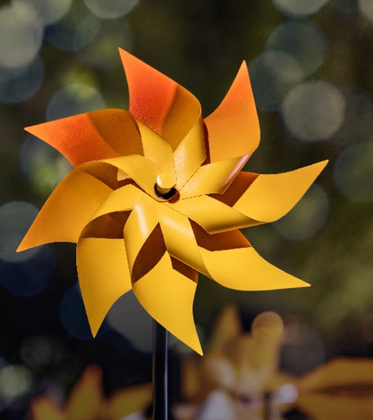
%> input picture canny_edge_detector/test_another_img.png, 373 x 420 px, shrunk from 952 x 1073 before the run
$ octave fifth.m   (GNU Octave 9; MATLAB toolbox functions it lacks are replaced by stand-ins)
%> lines starting %> are read from the running program, lines starting %| are printed output that depends on the picture; in (x1, y1, x2, y2) boxes, pixels count from 0 and x2, y2 are one past the last pixel; in counts of white or black regions, pixels touching at a corner belong together; the program's own positions count from 1

org_im = imread('test_another_img.png');
%> org_im is the input picture: size 420x373x3 uint8; mean R, G, B 103.6, 76.6, 35.3

if size(org_im, 3) == 3
    im = rgb2gray(org_im);
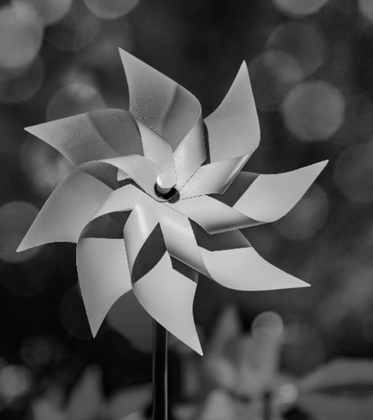
%> im: size 420x373 uint8; min 1, max 246, mean 80
end

K = 9;
sigma = 1;

h = fspecial('gaussian', K, sigma);

smoothed_im = conv2(double(im), double(h), 'same');

[Gx, Gy] = gradient(smoothed_im);
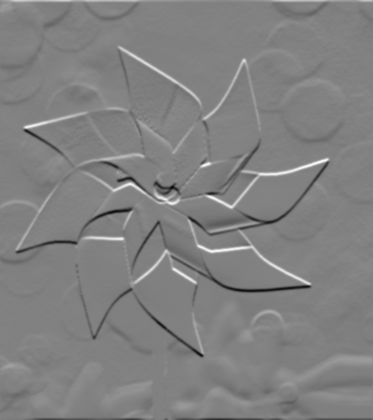
%> Gy: size 420x373 double; min -50.66, max 49.22, mean 0; drawn with min black and max white

mag = sqrt(Gx.^2 + Gy.^2);
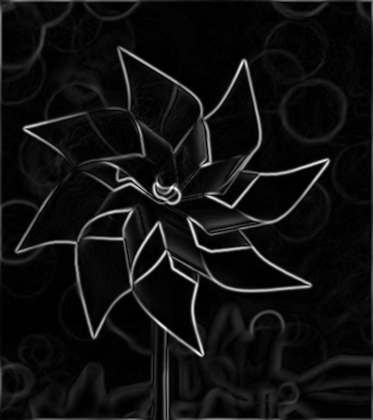
%> mag: size 420x373 double; min 0.0014, max 57.67, mean 3.8; drawn with min black and max white
ang = atan2(Gy, Gx);
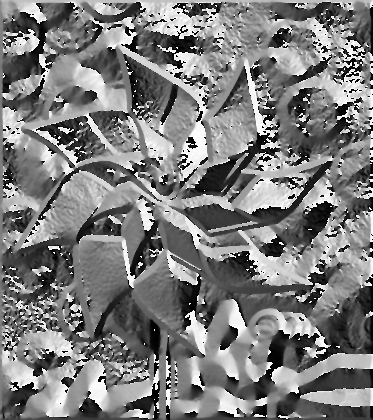
%> ang: size 420x373 double; min -3.14, max 3.14, mean -0.0648; drawn with min black and max white

ang(ang < 0) = ang(ang < 0) + 2*pi;
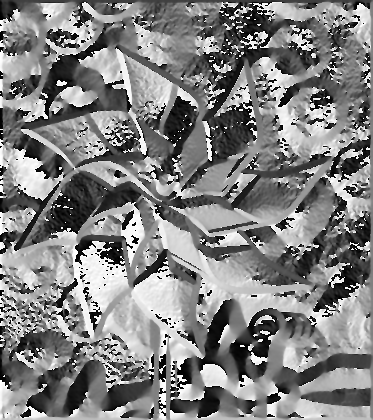
%> ang: size 420x373 double; min 3.29e-05, max 6.28, mean 3.2; drawn with min black and max white

suppressed = zeros(size(mag));
for i = 2:size(mag, 1)-1
    for j = 2:size(mag, 2)-1
        theta = ang(i,j);
        if (theta < -7*pi/8) || (theta >= 7*pi/8) || (-pi/8 <= theta && theta < pi/8)
            r1 = i;
            c1 = j+1;
            r2 = i;
            c2 = j-1;
        elseif (theta >= -5*pi/8 && theta < -3*pi/8) || (theta >= 3*pi/8 && theta < 5*pi/8)
            r1 = i-1;
            c1 = j+1;
            r2 = i+1;
            c2 = j-1;
        elseif (theta >= -3*pi/8 && theta < -pi/8) || (theta >= 5*pi/8 && theta < 7*pi/8)
            r1 = i-1;
            c1 = j;
            r2 = i+1;
            c2 = j;
        elseif (theta >= -7*pi/8 && theta < -5*pi/8) || (theta >= 1*pi/8 && theta < 3*pi/8)
            r1 = i-1;
            c1 = j-1;
            r2 = i+1;
            c2 = j+1;
        end

        if (mag(i,j) > mag(r1,c1) && mag(i,j) > mag(r2,c2))
            suppressed(i,j) = mag(i,j);
        end
    end
end
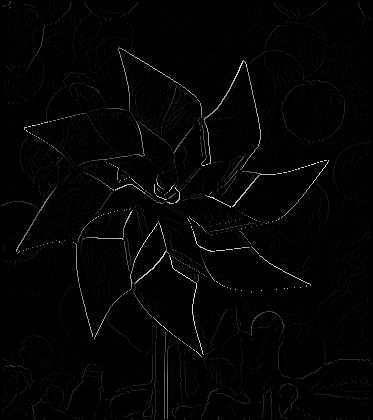
%> suppressed: size 420x373 double; min 0, max 57.67, mean 0.9; drawn with min black and max white
%> after the loop, c1 = 373; c2 = 371; r1 = 419; r2 = 419

low_thresh = 10;
high_thresh = 20;

edges = zeros(size(suppressed));
edges(suppressed >= high_thresh) = 1;
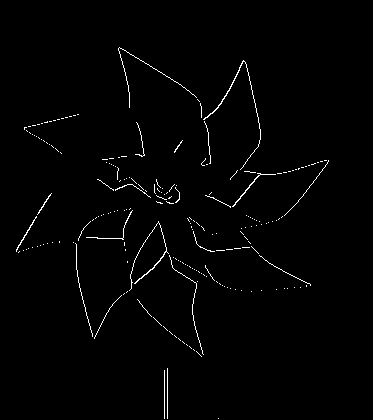
%> edges: size 420x373 double; values 0 (black) and 1 (white), 1.3% white in thin lines or dots, all inside (x1, y1, x2, y2) = (16, 47, 329, 419)
while true
    [r, c] = find(edges & suppressed >= low_thresh & ~edges);
    if isempty(r) || isempty(c)
        break;
    end
    for k = 1:numel(r)
        edges(r(k), c(k)) = 1;
    end
end

figure;
subplot(3,3,1); imshow(org_im); title('Original Image');
subplot(3,3,2); imshow(uint8(smoothed_im)); title('Smoothed image');
subplot(3,3,3), imshow(mag, []), title('Magnitude gradient image after smoothing')
subplot(3,3,4), imshow(suppressed, []), title('Gradient Magnitude after Non-Maximum Suppression')
subplot(3,3,5); imshow(edges); title('Hysteresis thresheld binary edge image');
